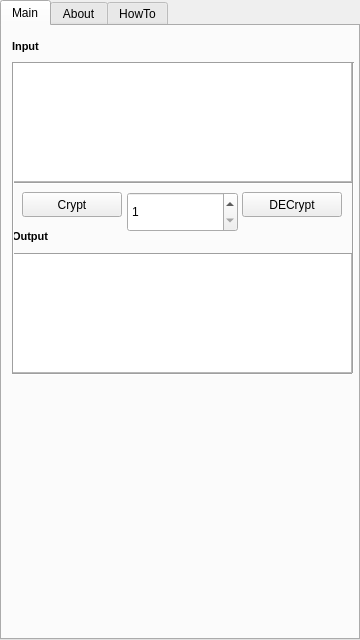
<?xml version="1.0" encoding="UTF-8"?>
<ui version="4.0">
 <class>MainWindow</class>
 <widget class="QMainWindow" name="MainWindow">
  <property name="geometry">
   <rect>
    <x>0</x>
    <y>0</y>
    <width>360</width>
    <height>640</height>
   </rect>
  </property>
  <property name="windowTitle">
   <string>MainWindow</string>
  </property>
  <widget class="QWidget" name="centralWidget">
   <widget class="QTabWidget" name="tabWidget">
    <property name="geometry">
     <rect>
      <x>0</x>
      <y>0</y>
      <width>360</width>
      <height>640</height>
     </rect>
    </property>
    <property name="currentIndex">
     <number>0</number>
    </property>
    <widget class="QWidget" name="tab">
     <attribute name="title">
      <string>Main</string>
     </attribute>
     <widget class="QLabel" name="label">
      <property name="geometry">
       <rect>
        <x>10</x>
        <y>10</y>
        <width>101</width>
        <height>21</height>
       </rect>
      </property>
      <property name="font">
       <font>
        <family>System</family>
        <pointsize>8</pointsize>
        <weight>75</weight>
        <bold>true</bold>
       </font>
      </property>
      <property name="text">
       <string>Input</string>
      </property>
     </widget>
     <widget class="QPlainTextEdit" name="Input">
      <property name="geometry">
       <rect>
        <x>10</x>
        <y>36</y>
        <width>340</width>
        <height>120</height>
       </rect>
      </property>
     </widget>
     <widget class="QSpinBox" name="cnt_box">
      <property name="geometry">
       <rect>
        <x>125</x>
        <y>166</y>
        <width>111</width>
        <height>40</height>
       </rect>
      </property>
      <property name="minimum">
       <number>1</number>
      </property>
      <property name="maximum">
       <number>5</number>
      </property>
     </widget>
     <widget class="QPushButton" name="Crypt_btn">
      <property name="geometry">
       <rect>
        <x>20</x>
        <y>166</y>
        <width>100</width>
        <height>25</height>
       </rect>
      </property>
      <property name="text">
       <string>Crypt</string>
      </property>
     </widget>
     <widget class="QPushButton" name="Decrypt_btn">
      <property name="geometry">
       <rect>
        <x>240</x>
        <y>166</y>
        <width>100</width>
        <height>25</height>
       </rect>
      </property>
      <property name="text">
       <string>DECrypt</string>
      </property>
     </widget>
     <widget class="QPlainTextEdit" name="Output">
      <property name="geometry">
       <rect>
        <x>10</x>
        <y>227</y>
        <width>340</width>
        <height>120</height>
       </rect>
      </property>
      <property name="readOnly">
       <bool>true</bool>
      </property>
     </widget>
     <widget class="QLabel" name="label_2">
      <property name="geometry">
       <rect>
        <x>10</x>
        <y>200</y>
        <width>91</width>
        <height>21</height>
       </rect>
      </property>
      <property name="font">
       <font>
        <family>System</family>
        <pointsize>8</pointsize>
        <weight>75</weight>
        <bold>true</bold>
       </font>
      </property>
      <property name="text">
       <string>Output</string>
      </property>
     </widget>
     <widget class="Line" name="line">
      <property name="geometry">
       <rect>
        <x>10</x>
        <y>36</y>
        <width>340</width>
        <height>3</height>
       </rect>
      </property>
      <property name="orientation">
       <enum>Qt::Horizontal</enum>
      </property>
     </widget>
     <widget class="Line" name="line_2">
      <property name="geometry">
       <rect>
        <x>10</x>
        <y>156</y>
        <width>340</width>
        <height>3</height>
       </rect>
      </property>
      <property name="orientation">
       <enum>Qt::Horizontal</enum>
      </property>
     </widget>
     <widget class="Line" name="line_3">
      <property name="geometry">
       <rect>
        <x>10</x>
        <y>227</y>
        <width>340</width>
        <height>3</height>
       </rect>
      </property>
      <property name="orientation">
       <enum>Qt::Horizontal</enum>
      </property>
     </widget>
     <widget class="Line" name="line_4">
      <property name="geometry">
       <rect>
        <x>10</x>
        <y>347</y>
        <width>340</width>
        <height>3</height>
       </rect>
      </property>
      <property name="orientation">
       <enum>Qt::Horizontal</enum>
      </property>
     </widget>
     <widget class="Line" name="line_5">
      <property name="geometry">
       <rect>
        <x>10</x>
        <y>36</y>
        <width>3</width>
        <height>311</height>
       </rect>
      </property>
      <property name="orientation">
       <enum>Qt::Vertical</enum>
      </property>
     </widget>
     <widget class="Line" name="line_6">
      <property name="geometry">
       <rect>
        <x>350</x>
        <y>36</y>
        <width>3</width>
        <height>311</height>
       </rect>
      </property>
      <property name="orientation">
       <enum>Qt::Vertical</enum>
      </property>
     </widget>
    </widget>
    <widget class="QWidget" name="tab_2">
     <attribute name="title">
      <string>About</string>
     </attribute>
     <widget class="QLabel" name="InfoLabel">
      <property name="geometry">
       <rect>
        <x>10</x>
        <y>10</y>
        <width>71</width>
        <height>16</height>
       </rect>
      </property>
      <property name="font">
       <font>
        <family>System</family>
        <weight>75</weight>
        <bold>true</bold>
       </font>
      </property>
      <property name="text">
       <string>About</string>
      </property>
     </widget>
     <widget class="Line" name="line_7">
      <property name="geometry">
       <rect>
        <x>0</x>
        <y>36</y>
        <width>360</width>
        <height>3</height>
       </rect>
      </property>
      <property name="orientation">
       <enum>Qt::Horizontal</enum>
      </property>
     </widget>
     <widget class="QPlainTextEdit" name="Info">
      <property name="geometry">
       <rect>
        <x>10</x>
        <y>46</y>
        <width>340</width>
        <height>360</height>
       </rect>
      </property>
      <property name="readOnly">
       <bool>true</bool>
      </property>
      <property name="plainText">
       <string>Тест-тест, сборка под Symbian.</string>
      </property>
     </widget>
    </widget>
    <widget class="QWidget" name="tab_3">
     <attribute name="title">
      <string>HowTo</string>
     </attribute>
     <widget class="QLabel" name="HowToUseLabel">
      <property name="geometry">
       <rect>
        <x>10</x>
        <y>10</y>
        <width>101</width>
        <height>16</height>
       </rect>
      </property>
      <property name="font">
       <font>
        <family>System</family>
        <weight>75</weight>
        <bold>true</bold>
       </font>
      </property>
      <property name="text">
       <string>Using</string>
      </property>
     </widget>
     <widget class="Line" name="line_8">
      <property name="geometry">
       <rect>
        <x>0</x>
        <y>36</y>
        <width>360</width>
        <height>3</height>
       </rect>
      </property>
      <property name="orientation">
       <enum>Qt::Horizontal</enum>
      </property>
     </widget>
     <widget class="QPlainTextEdit" name="HowToUse">
      <property name="geometry">
       <rect>
        <x>10</x>
        <y>46</y>
        <width>340</width>
        <height>360</height>
       </rect>
      </property>
      <property name="readOnly">
       <bool>true</bool>
      </property>
      <property name="plainText">
       <string>1 - Ввести текст в Input.

1.1(Опционально) - Ввести в счётчик количество проходов.

2 - Нажать Crypt/DECrypt.

3 - Получить вывод в Output.</string>
      </property>
     </widget>
    </widget>
   </widget>
  </widget>
  <widget class="QMenuBar" name="menuBar">
   <property name="geometry">
    <rect>
     <x>0</x>
     <y>0</y>
     <width>360</width>
     <height>20</height>
    </rect>
   </property>
  </widget>
 </widget>
 <layoutdefault spacing="6" margin="11"/>
 <resources/>
 <connections/>
</ui>
